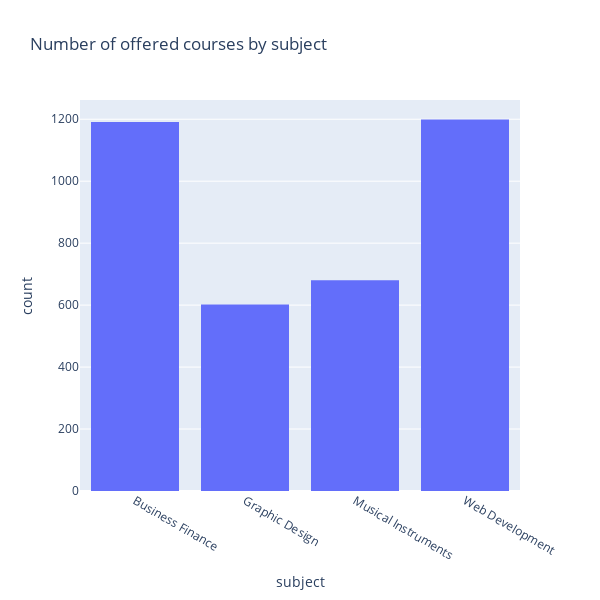

Source (notebook cell):
### Code cell
px.histogram(df, x = 'subject', title = 'Number of offered courses by subject', height = 600, width = 600)

### Figure 1 — Plotly figure (JSON) as saved in the notebook; plotly's stock layout.template omitted (floating-point values rounded to 4 significant figures; data arrays with more than 128 entries replaced by an {"elided": "..."} marker saying what was removed)
{"data": [{"alignmentgroup": "True", "bingroup": "x", "hovertemplate": "subject=%{x}<br>count=%{y}<extra></extra>", "legendgroup": "", "marker": {"color": "#636efa", "pattern": {"shape": ""}}, "name": "", "offsetgroup": "", "orientation": "v", "showlegend": false, "type": "histogram", "x": {"elided": "3672 str values"}, "xaxis": "x", "yaxis": "y"}], "layout": {"barmode": "relative", "height": 600, "legend": {"tracegroupgap": 0}, "title": {"text": "Number of offered courses by subject"}, "width": 600, "xaxis": {"anchor": "y", "domain": [0, 1], "title": {"text": "subject"}}, "yaxis": {"anchor": "x", "domain": [0, 1], "title": {"text": "count"}}}}
